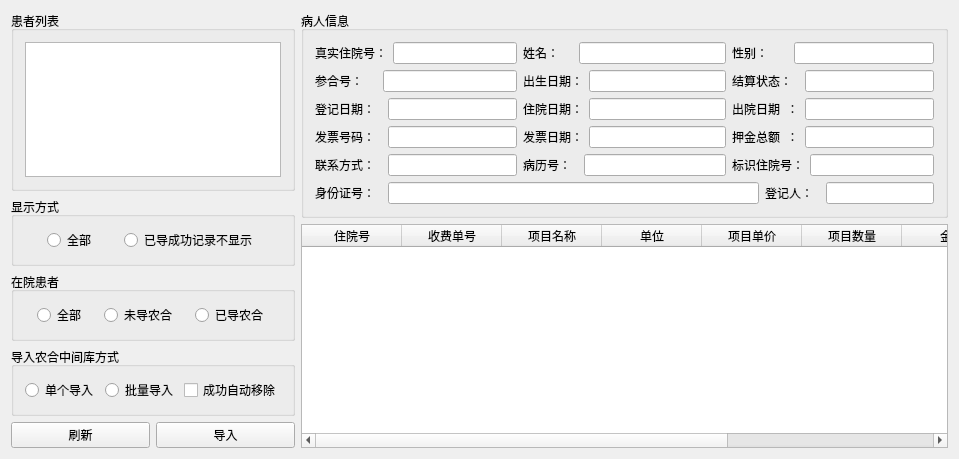
<?xml version="1.0" encoding="UTF-8"?>
<ui version="4.0">
 <class>Hospital2ruralcooperative</class>
 <widget class="QWidget" name="Hospital2ruralcooperative">
  <property name="geometry">
   <rect>
    <x>0</x>
    <y>0</y>
    <width>959</width>
    <height>459</height>
   </rect>
  </property>
  <property name="windowTitle">
   <string>Hospital2ruralcooperative</string>
  </property>
  <layout class="QHBoxLayout" name="horizontalLayout_28">
   <item>
    <layout class="QVBoxLayout" name="verticalLayout_2">
     <item>
      <widget class="QGroupBox" name="groupBox">
       <property name="title">
        <string>患者列表</string>
       </property>
       <layout class="QVBoxLayout" name="verticalLayout">
        <item>
         <widget class="QListWidget" name="listWidget">
          <property name="sizePolicy">
           <sizepolicy hsizetype="Fixed" vsizetype="Expanding">
            <horstretch>0</horstretch>
            <verstretch>0</verstretch>
           </sizepolicy>
          </property>
         </widget>
        </item>
       </layout>
      </widget>
     </item>
     <item>
      <widget class="QGroupBox" name="groupBox_2">
       <property name="title">
        <string>显示方式</string>
       </property>
       <layout class="QHBoxLayout" name="horizontalLayout_26">
        <item>
         <widget class="QRadioButton" name="radioButton">
          <property name="sizePolicy">
           <sizepolicy hsizetype="Fixed" vsizetype="Fixed">
            <horstretch>0</horstretch>
            <verstretch>0</verstretch>
           </sizepolicy>
          </property>
          <property name="text">
           <string>全部</string>
          </property>
         </widget>
        </item>
        <item>
         <widget class="QRadioButton" name="radioButton_2">
          <property name="sizePolicy">
           <sizepolicy hsizetype="Fixed" vsizetype="Fixed">
            <horstretch>0</horstretch>
            <verstretch>0</verstretch>
           </sizepolicy>
          </property>
          <property name="text">
           <string>已导成功记录不显示</string>
          </property>
         </widget>
        </item>
       </layout>
      </widget>
     </item>
     <item>
      <widget class="QGroupBox" name="groupBox_3">
       <property name="title">
        <string>在院患者</string>
       </property>
       <layout class="QHBoxLayout" name="horizontalLayout_2">
        <item>
         <widget class="QRadioButton" name="radioButton_3">
          <property name="sizePolicy">
           <sizepolicy hsizetype="Fixed" vsizetype="Fixed">
            <horstretch>0</horstretch>
            <verstretch>0</verstretch>
           </sizepolicy>
          </property>
          <property name="text">
           <string>全部</string>
          </property>
         </widget>
        </item>
        <item>
         <widget class="QRadioButton" name="radioButton_5">
          <property name="sizePolicy">
           <sizepolicy hsizetype="Fixed" vsizetype="Fixed">
            <horstretch>0</horstretch>
            <verstretch>0</verstretch>
           </sizepolicy>
          </property>
          <property name="text">
           <string>未导农合</string>
          </property>
         </widget>
        </item>
        <item>
         <widget class="QRadioButton" name="radioButton_4">
          <property name="sizePolicy">
           <sizepolicy hsizetype="Fixed" vsizetype="Fixed">
            <horstretch>0</horstretch>
            <verstretch>0</verstretch>
           </sizepolicy>
          </property>
          <property name="text">
           <string>已导农合</string>
          </property>
         </widget>
        </item>
       </layout>
      </widget>
     </item>
     <item>
      <widget class="QGroupBox" name="groupBox_4">
       <property name="title">
        <string>导入农合中间库方式</string>
       </property>
       <layout class="QHBoxLayout" name="horizontalLayout_3">
        <item>
         <widget class="QRadioButton" name="radioButton_6">
          <property name="text">
           <string>单个导入</string>
          </property>
         </widget>
        </item>
        <item>
         <widget class="QRadioButton" name="radioButton_7">
          <property name="text">
           <string>批量导入</string>
          </property>
         </widget>
        </item>
        <item>
         <widget class="QCheckBox" name="checkBox">
          <property name="text">
           <string>成功自动移除</string>
          </property>
         </widget>
        </item>
       </layout>
      </widget>
     </item>
     <item>
      <layout class="QHBoxLayout" name="horizontalLayout_27">
       <item>
        <widget class="QPushButton" name="refreshButton">
         <property name="text">
          <string>刷新</string>
         </property>
        </widget>
       </item>
       <item>
        <widget class="QPushButton" name="inputButton">
         <property name="text">
          <string>导入</string>
         </property>
        </widget>
       </item>
      </layout>
     </item>
    </layout>
   </item>
   <item>
    <layout class="QVBoxLayout" name="verticalLayout_4">
     <item>
      <widget class="QGroupBox" name="groupBox_5">
       <property name="title">
        <string>病人信息</string>
       </property>
       <layout class="QVBoxLayout" name="verticalLayout_3">
        <item>
         <layout class="QHBoxLayout" name="horizontalLayout_18">
          <item>
           <layout class="QHBoxLayout" name="horizontalLayout">
            <item>
             <widget class="QLabel" name="label">
              <property name="text">
               <string>真实住院号：</string>
              </property>
             </widget>
            </item>
            <item>
             <widget class="QLineEdit" name="lineEdit"/>
            </item>
           </layout>
          </item>
          <item>
           <layout class="QHBoxLayout" name="horizontalLayout_8">
            <item>
             <widget class="QLabel" name="label_6">
              <property name="text">
               <string>姓名：    </string>
              </property>
             </widget>
            </item>
            <item>
             <widget class="QLineEdit" name="lineEdit_6"/>
            </item>
           </layout>
          </item>
          <item>
           <layout class="QHBoxLayout" name="horizontalLayout_13">
            <item>
             <widget class="QLabel" name="label_11">
              <property name="text">
               <string>性别：      </string>
              </property>
             </widget>
            </item>
            <item>
             <widget class="QLineEdit" name="lineEdit_11"/>
            </item>
           </layout>
          </item>
         </layout>
        </item>
        <item>
         <layout class="QHBoxLayout" name="horizontalLayout_19">
          <item>
           <layout class="QHBoxLayout" name="horizontalLayout_4">
            <item>
             <widget class="QLabel" name="label_2">
              <property name="text">
               <string>参合号：    </string>
              </property>
             </widget>
            </item>
            <item>
             <widget class="QLineEdit" name="lineEdit_2"/>
            </item>
           </layout>
          </item>
          <item>
           <layout class="QHBoxLayout" name="horizontalLayout_9">
            <item>
             <widget class="QLabel" name="label_7">
              <property name="text">
               <string>出生日期：</string>
              </property>
             </widget>
            </item>
            <item>
             <widget class="QLineEdit" name="lineEdit_7"/>
            </item>
           </layout>
          </item>
          <item>
           <layout class="QHBoxLayout" name="horizontalLayout_14">
            <item>
             <widget class="QLabel" name="label_12">
              <property name="text">
               <string>结算状态：  </string>
              </property>
             </widget>
            </item>
            <item>
             <widget class="QLineEdit" name="lineEdit_12"/>
            </item>
           </layout>
          </item>
         </layout>
        </item>
        <item>
         <layout class="QHBoxLayout" name="horizontalLayout_20">
          <item>
           <layout class="QHBoxLayout" name="horizontalLayout_5">
            <item>
             <widget class="QLabel" name="label_3">
              <property name="text">
               <string>登记日期：  </string>
              </property>
             </widget>
            </item>
            <item>
             <widget class="QLineEdit" name="lineEdit_3"/>
            </item>
           </layout>
          </item>
          <item>
           <layout class="QHBoxLayout" name="horizontalLayout_10">
            <item>
             <widget class="QLabel" name="label_8">
              <property name="text">
               <string>住院日期：</string>
              </property>
             </widget>
            </item>
            <item>
             <widget class="QLineEdit" name="lineEdit_8"/>
            </item>
           </layout>
          </item>
          <item>
           <layout class="QHBoxLayout" name="horizontalLayout_15">
            <item>
             <widget class="QLabel" name="label_13">
              <property name="text">
               <string>出院日期  ：</string>
              </property>
             </widget>
            </item>
            <item>
             <widget class="QLineEdit" name="lineEdit_13"/>
            </item>
           </layout>
          </item>
         </layout>
        </item>
        <item>
         <layout class="QHBoxLayout" name="horizontalLayout_21">
          <item>
           <layout class="QHBoxLayout" name="horizontalLayout_6">
            <item>
             <widget class="QLabel" name="label_4">
              <property name="text">
               <string>发票号码：  </string>
              </property>
             </widget>
            </item>
            <item>
             <widget class="QLineEdit" name="lineEdit_4"/>
            </item>
           </layout>
          </item>
          <item>
           <layout class="QHBoxLayout" name="horizontalLayout_11">
            <item>
             <widget class="QLabel" name="label_9">
              <property name="text">
               <string>发票日期：</string>
              </property>
             </widget>
            </item>
            <item>
             <widget class="QLineEdit" name="lineEdit_9"/>
            </item>
           </layout>
          </item>
          <item>
           <layout class="QHBoxLayout" name="horizontalLayout_16">
            <item>
             <widget class="QLabel" name="label_14">
              <property name="text">
               <string>押金总额  ：</string>
              </property>
             </widget>
            </item>
            <item>
             <widget class="QLineEdit" name="lineEdit_14"/>
            </item>
           </layout>
          </item>
         </layout>
        </item>
        <item>
         <layout class="QHBoxLayout" name="horizontalLayout_22">
          <item>
           <layout class="QHBoxLayout" name="horizontalLayout_7">
            <item>
             <widget class="QLabel" name="label_5">
              <property name="text">
               <string>联系方式：  </string>
              </property>
             </widget>
            </item>
            <item>
             <widget class="QLineEdit" name="lineEdit_5"/>
            </item>
           </layout>
          </item>
          <item>
           <layout class="QHBoxLayout" name="horizontalLayout_12">
            <item>
             <widget class="QLabel" name="label_10">
              <property name="text">
               <string>病历号：  </string>
              </property>
             </widget>
            </item>
            <item>
             <widget class="QLineEdit" name="lineEdit_10"/>
            </item>
           </layout>
          </item>
          <item>
           <layout class="QHBoxLayout" name="horizontalLayout_17">
            <item>
             <widget class="QLabel" name="label_15">
              <property name="text">
               <string>标识住院号：</string>
              </property>
             </widget>
            </item>
            <item>
             <widget class="QLineEdit" name="lineEdit_15"/>
            </item>
           </layout>
          </item>
         </layout>
        </item>
        <item>
         <layout class="QHBoxLayout" name="horizontalLayout_25">
          <item>
           <layout class="QHBoxLayout" name="horizontalLayout_23">
            <item>
             <widget class="QLabel" name="label_16">
              <property name="text">
               <string>身份证号：  </string>
              </property>
             </widget>
            </item>
            <item>
             <widget class="QLineEdit" name="lineEdit_16">
              <property name="sizePolicy">
               <sizepolicy hsizetype="Expanding" vsizetype="Fixed">
                <horstretch>0</horstretch>
                <verstretch>0</verstretch>
               </sizepolicy>
              </property>
             </widget>
            </item>
           </layout>
          </item>
          <item>
           <layout class="QHBoxLayout" name="horizontalLayout_24">
            <item>
             <widget class="QLabel" name="label_17">
              <property name="text">
               <string>登记人：  </string>
              </property>
             </widget>
            </item>
            <item>
             <widget class="QLineEdit" name="lineEdit_17">
              <property name="sizePolicy">
               <sizepolicy hsizetype="Fixed" vsizetype="Fixed">
                <horstretch>0</horstretch>
                <verstretch>0</verstretch>
               </sizepolicy>
              </property>
             </widget>
            </item>
           </layout>
          </item>
         </layout>
        </item>
       </layout>
      </widget>
     </item>
     <item>
      <widget class="QTableWidget" name="tableWidget">
       <column>
        <property name="text">
         <string>住院号</string>
        </property>
       </column>
       <column>
        <property name="text">
         <string>收费单号</string>
        </property>
       </column>
       <column>
        <property name="text">
         <string>项目名称</string>
        </property>
       </column>
       <column>
        <property name="text">
         <string>单位</string>
        </property>
       </column>
       <column>
        <property name="text">
         <string>项目单价</string>
        </property>
       </column>
       <column>
        <property name="text">
         <string>项目数量</string>
        </property>
       </column>
       <column>
        <property name="text">
         <string>金额</string>
        </property>
       </column>
       <column>
        <property name="text">
         <string>划价时间</string>
        </property>
       </column>
       <column>
        <property name="text">
         <string>是否补偿项目</string>
        </property>
       </column>
      </widget>
     </item>
    </layout>
   </item>
  </layout>
 </widget>
 <layoutdefault spacing="6" margin="11"/>
 <resources/>
 <connections/>
</ui>
